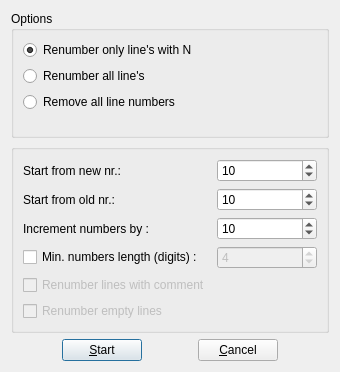
<?xml version="1.0" encoding="UTF-8"?>
<ui version="4.0">
 <class>RenumberDialog</class>
 <widget class="QDialog" name="RenumberDialog">
  <property name="windowModality">
   <enum>Qt::NonModal</enum>
  </property>
  <property name="geometry">
   <rect>
    <x>0</x>
    <y>0</y>
    <width>340</width>
    <height>372</height>
   </rect>
  </property>
  <property name="sizePolicy">
   <sizepolicy hsizetype="Preferred" vsizetype="Preferred">
    <horstretch>0</horstretch>
    <verstretch>0</verstretch>
   </sizepolicy>
  </property>
  <property name="windowTitle">
   <string>Dialog</string>
  </property>
  <property name="modal">
   <bool>true</bool>
  </property>
  <layout class="QVBoxLayout" name="verticalLayout_5">
   <item>
    <layout class="QVBoxLayout" name="verticalLayout_3">
     <item>
      <layout class="QVBoxLayout" name="verticalLayout">
       <item>
        <layout class="QVBoxLayout" name="verticalLayout_4">
         <item>
          <widget class="QGroupBox" name="groupBox_2">
           <property name="title">
            <string>Options</string>
           </property>
           <layout class="QFormLayout" name="formLayout">
            <item row="0" column="0">
             <layout class="QGridLayout" name="gridLayout">
              <item row="0" column="0">
               <widget class="QRadioButton" name="mRenumLines">
                <property name="text">
                 <string>Renumber only line's with N</string>
                </property>
                <property name="checked">
                 <bool>true</bool>
                </property>
               </widget>
              </item>
              <item row="1" column="0">
               <widget class="QRadioButton" name="mAllLines">
                <property name="enabled">
                 <bool>true</bool>
                </property>
                <property name="text">
                 <string>Renumber all line's</string>
                </property>
               </widget>
              </item>
              <item row="2" column="0">
               <widget class="QRadioButton" name="mRemoveAll">
                <property name="enabled">
                 <bool>true</bool>
                </property>
                <property name="text">
                 <string>Remove all line numbers</string>
                </property>
               </widget>
              </item>
             </layout>
            </item>
           </layout>
          </widget>
         </item>
        </layout>
       </item>
       <item>
        <widget class="QGroupBox" name="groupBox">
         <property name="title">
          <string/>
         </property>
         <layout class="QVBoxLayout" name="verticalLayout_2">
          <item>
           <layout class="QGridLayout" name="gridLayout_2">
            <item row="0" column="0">
             <widget class="QLabel" name="fromlabel">
              <property name="text">
               <string>Start from new nr.:</string>
              </property>
             </widget>
            </item>
            <item row="0" column="1">
             <widget class="QSpinBox" name="startAtInput">
              <property name="minimum">
               <number>1</number>
              </property>
              <property name="maximum">
               <number>9999</number>
              </property>
              <property name="value">
               <number>10</number>
              </property>
             </widget>
            </item>
            <item row="1" column="0">
             <widget class="QLabel" name="startAtlabel">
              <property name="text">
               <string>Start from old nr.:</string>
              </property>
             </widget>
            </item>
            <item row="1" column="1">
             <widget class="QSpinBox" name="formInput">
              <property name="maximum">
               <number>9999</number>
              </property>
              <property name="value">
               <number>10</number>
              </property>
             </widget>
            </item>
            <item row="2" column="0">
             <widget class="QLabel" name="inclabel">
              <property name="text">
               <string>Increment numbers by :</string>
              </property>
             </widget>
            </item>
            <item row="2" column="1">
             <widget class="QSpinBox" name="incInput">
              <property name="maximum">
               <number>9999</number>
              </property>
              <property name="value">
               <number>10</number>
              </property>
             </widget>
            </item>
            <item row="3" column="0">
             <widget class="QCheckBox" name="mCheckDivide">
              <property name="text">
               <string>Min. numbers length (digits) :</string>
              </property>
             </widget>
            </item>
            <item row="3" column="1">
             <widget class="QSpinBox" name="mSpinBox">
              <property name="enabled">
               <bool>false</bool>
              </property>
              <property name="minimum">
               <number>1</number>
              </property>
              <property name="maximum">
               <number>10</number>
              </property>
              <property name="value">
               <number>4</number>
              </property>
             </widget>
            </item>
            <item row="4" column="0">
             <widget class="QCheckBox" name="mRenumWithComm">
              <property name="enabled">
               <bool>false</bool>
              </property>
              <property name="text">
               <string>Renumber lines with comment</string>
              </property>
             </widget>
            </item>
            <item row="5" column="0">
             <widget class="QCheckBox" name="mRenumEmpty">
              <property name="enabled">
               <bool>false</bool>
              </property>
              <property name="text">
               <string>Renumber empty lines</string>
              </property>
             </widget>
            </item>
           </layout>
          </item>
         </layout>
        </widget>
       </item>
      </layout>
     </item>
    </layout>
   </item>
   <item>
    <layout class="QHBoxLayout" name="horizontalLayout">
     <item>
      <spacer name="horizontalSpacer">
       <property name="orientation">
        <enum>Qt::Horizontal</enum>
       </property>
       <property name="sizeHint" stdset="0">
        <size>
         <width>40</width>
         <height>20</height>
        </size>
       </property>
      </spacer>
     </item>
     <item>
      <widget class="QPushButton" name="okButton">
       <property name="text">
        <string>&amp;Start</string>
       </property>
      </widget>
     </item>
     <item>
      <spacer name="horizontalSpacer_2">
       <property name="orientation">
        <enum>Qt::Horizontal</enum>
       </property>
       <property name="sizeHint" stdset="0">
        <size>
         <width>40</width>
         <height>20</height>
        </size>
       </property>
      </spacer>
     </item>
     <item>
      <widget class="QPushButton" name="cancelButton">
       <property name="text">
        <string>&amp;Cancel</string>
       </property>
       <property name="autoDefault">
        <bool>false</bool>
       </property>
      </widget>
     </item>
     <item>
      <spacer name="horizontalSpacer_3">
       <property name="orientation">
        <enum>Qt::Horizontal</enum>
       </property>
       <property name="sizeHint" stdset="0">
        <size>
         <width>40</width>
         <height>20</height>
        </size>
       </property>
      </spacer>
     </item>
    </layout>
   </item>
  </layout>
 </widget>
 <resources/>
 <connections/>
</ui>
